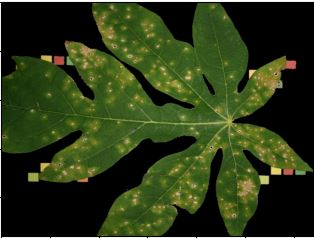
#> input picture estracao-informacao-imagens/img/entrada/folha-de-mamao-sem-fundo.JPG, 314 x 238 px, found by its file name
$ python indentificacao-da-doenca1.py
#> lines starting #> are read from the running program, lines starting #| are printed output that depends on the picture; after the words box and inside, x2 and y2 are one past the last pixel; in counts of white or black regions, pixels touching at a corner belong together
import cv2
import numpy as np
import matplotlib.pyplot as plt

# read the image
image = cv2.imread("img/entrada/folha-de-mamao-sem-fundo.jpg")
#> image is the input picture: shape (238, 314, 3); mean B, G, R 22.5, 56.8, 43.9
# convert to RGB
image = cv2.cvtColor(image, cv2.COLOR_BGR2RGB)
# reshape the image to a 2D array of pixels and 3 color values (RGB)
pixel_values = image.reshape((-1, 3))
# convert to float
pixel_values = np.float32(pixel_values)
print(pixel_values.shape)
#| (74732, 3)
# define stopping criteria
criteria = (cv2.TERM_CRITERIA_EPS + cv2.TERM_CRITERIA_MAX_ITER, 100, 0.2)
# number of clusters (K)
k = 5
_, labels, (centers) = cv2.kmeans(pixel_values, k, None, criteria, 10, cv2.KMEANS_RANDOM_CENTERS)
#> centers = [[50.97, 79.22, 23.24], [140.7, 141.8, 74.87], [1.17, 1.63, 0.882], [242.4, 243, 239.5], [84.79, 105.6, 37.2]]
# convert back to 8 bit values
centers = np.uint8(centers)
#> centers = [[50, 79, 23], [140, 141, 74], [1, 1, 0], [242, 242, 239], [84, 105, 37]]

# flatten the labels array
labels = labels.flatten()
# convert all pixels to the color of the centroids
segmented_image = centers[labels.flatten()]
# reshape back to the original image dimension
segmented_image = segmented_image.reshape(image.shape)
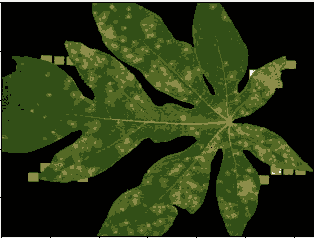
#> segmented_image: shape (238, 314, 3); mean R, G, B 43.4, 56.3, 22
# show the image
#plt.imshow(segmented_image)
#plt.show()

masked_image = np.copy(image)
# convert to the shape of a vector of pixel values
masked_image = masked_image.reshape((-1, 3))
# color (i.e cluster) to disable
cluster = 1
masked_image[labels != cluster] = [0, 0, 0]
# convert back to original shape
masked_image = masked_image.reshape(image.shape)
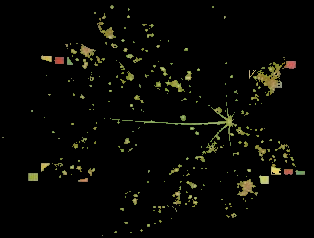
#> masked_image: shape (238, 314, 3); mean R, G, B 7.7, 7.8, 4.1
# show the image
plt.imshow(masked_image)
plt.show()

#detectando circulo

img = masked_image
imagemOrinal = img;
cv2.imshow('imagemOrinal',imagemOrinal)
imgray = cv2.cvtColor (img, cv2.COLOR_BGR2GRAY) #deixa preto em branco
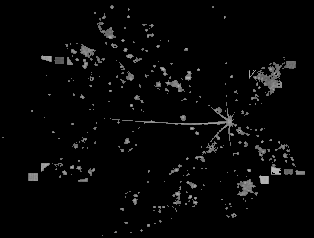
#> imgray: shape (238, 314); min 0, max 189, mean 6.7
suave = cv2.GaussianBlur(imgray, (7, 7), 0) #metodo para fazer a suavização
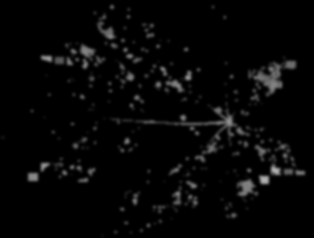
#> suave: shape (238, 314); min 0, max 176, mean 6.7
bordas =  cv2.Canny(suave,100,200) #metodo de para retirar as borads
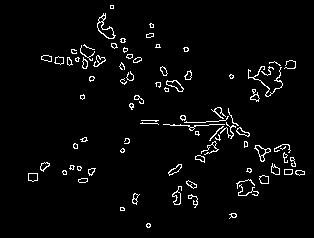
#> bordas: shape (238, 314); 3.3% white in thin lines or dots, all inside (x1, y1, x2, y2) = (28, 5, 305, 228)

ret, thresh = cv2.threshold (bordas, 127, 255, 0) #detodo bara indentificar as bordas
contornos, hierarquia = cv2.findContours (thresh, cv2.RETR_TREE, cv2.CHAIN_APPROX_SIMPLE) #detodo bara indentificar as bordas
#> contornos = 150 contours, 92 with area under 20; largest, box (x1, y1, x2, y2) and area: (97, 13, 116, 39) 177, (97, 21, 115, 39) 122, (254, 145, 271, 162) 104, (166, 80, 184, 92) 96, (166, 80, 184, 92) 80

#--------------------- Dezenhando a borda -------------------------------
#cv2.drawContours (img, contornos, -1, (255,0,255), 3)
cv2.drawContours (img, contornos, 2, (0,255,0), 3) #para celecionar uma borda em especifico basta subistituir o "-1"
#> img: shape (238, 314, 3); 0.11% of pixels changed, all inside (x1, y1, x2, y2) = (227, 211, 239, 221)
'''cnt = contornos[0]
cv2.drawContours(img, [cnt], 0, (0,255,0), 3)''' #funcão para mostra um contorno em expecifico
print("Numeros de contornos = " + str(len(contornos)))
#| Numeros de contornos = 150


cv2.imshow('Imagem',img)
cv2.imshow('Imagem gray',imgray)
cv2.imshow('Bordas Canny',bordas)
cv2.waitKey(0)

'''import cv2
import numpy as np
import matplotlib.pyplot as plt
import sys

# load the image
img = cv2.imread("img/entrada/folha-de-mamao-sem-fundo.jpg")

# convert BGR to RGB to be suitable for showing using matplotlib library
img = cv2.cvtColor(img, cv2.COLOR_BGR2RGB)
# make a copy of the original image
cimg = img.copy()
# convert image to grayscale
img = cv2.cvtColor(img, cv2.COLOR_BGR2GRAY)
# apply a blur using the median filter
img = cv2.medianBlur(img, 5)
# finds the circles in the grayscale image using the Hough transform
circles = cv2.HoughCircles(image=img, method=cv2.HOUGH_GRADIENT, dp=0.9, minDist=80, param1=110, param2=39, maxRadius=70)

for co, i in enumerate(circles[0, :], start=1):
	# draw the outer circle
	cv2.circle(cimg, (i[0], i[1]), i[2], (0, 255, 0), 2)
	# draw the center of the circle
	cv2.circle(cimg, (i[0], i[1]), 2, (0, 0, 255), 3)

# print the number of circles detected
print("Number of circles detected:", co)
# save the image, convert to BGR to save with proper colors
# cv2.imwrite("coins_circles_detected.png", cimg)
# show the image
plt.imshow(cimg)
plt.show()'''

$ run again, with estracao-informacao-imagens/img/entrada/doenca-extraida-com-circulo.jpg copied over estracao-informacao-imagens/img/entrada/folha-de-mamao-sem-fundo.JPG
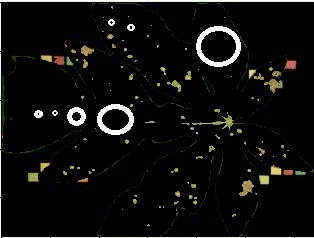
#> input picture estracao-informacao-imagens/img/entrada/doenca-extraida-com-circulo.jpg, 314 x 238 px, found by its file name
#> image is the input picture: shape (238, 314, 3); mean B, G, R 13.2, 14.3, 14.4
#| (74732, 3)
#> `_, labels, (centers) = cv2.kmeans(pixel_values, k, None, criteria, 10,..`: centers = [[172.1, 170.9, 130.1], [140.8, 129.3, 96.59], [1.03, 1.05, 1.15], [44.75, 45.76, 37.06], [248.8, 249.3, 248.4]]
#> `centers = np.uint8(centers)`: centers = [[172, 170, 130], [140, 129, 96], [1, 1, 1], [44, 45, 37], [248, 249, 248]]
#> `bordas =  cv2.Canny(suave,100,200)`:
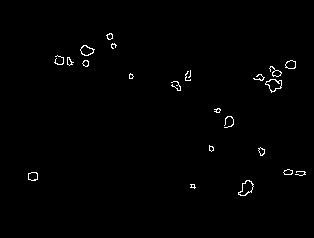
#> bordas: shape (238, 314); 0.87% white in thin lines or dots, all inside (x1, y1, x2, y2) = (28, 33, 306, 196)
#> contornos = 38 contours, 16 with area under 20; largest, box (x1, y1, x2, y2) and area: (238, 180, 254, 196) 132, (265, 79, 282, 93) 127, (238, 180, 254, 196) 118, (265, 79, 282, 92) 112, (80, 45, 95, 56) 94
#> `cv2.drawContours (img, contornos, 2, (0,255,0), 3) #para celecionar um..`:
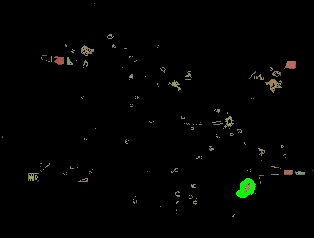
#> img: shape (238, 314, 3); mean R, G, B 2.2, 2.8, 1.5
#| Numeros de contornos = 38
